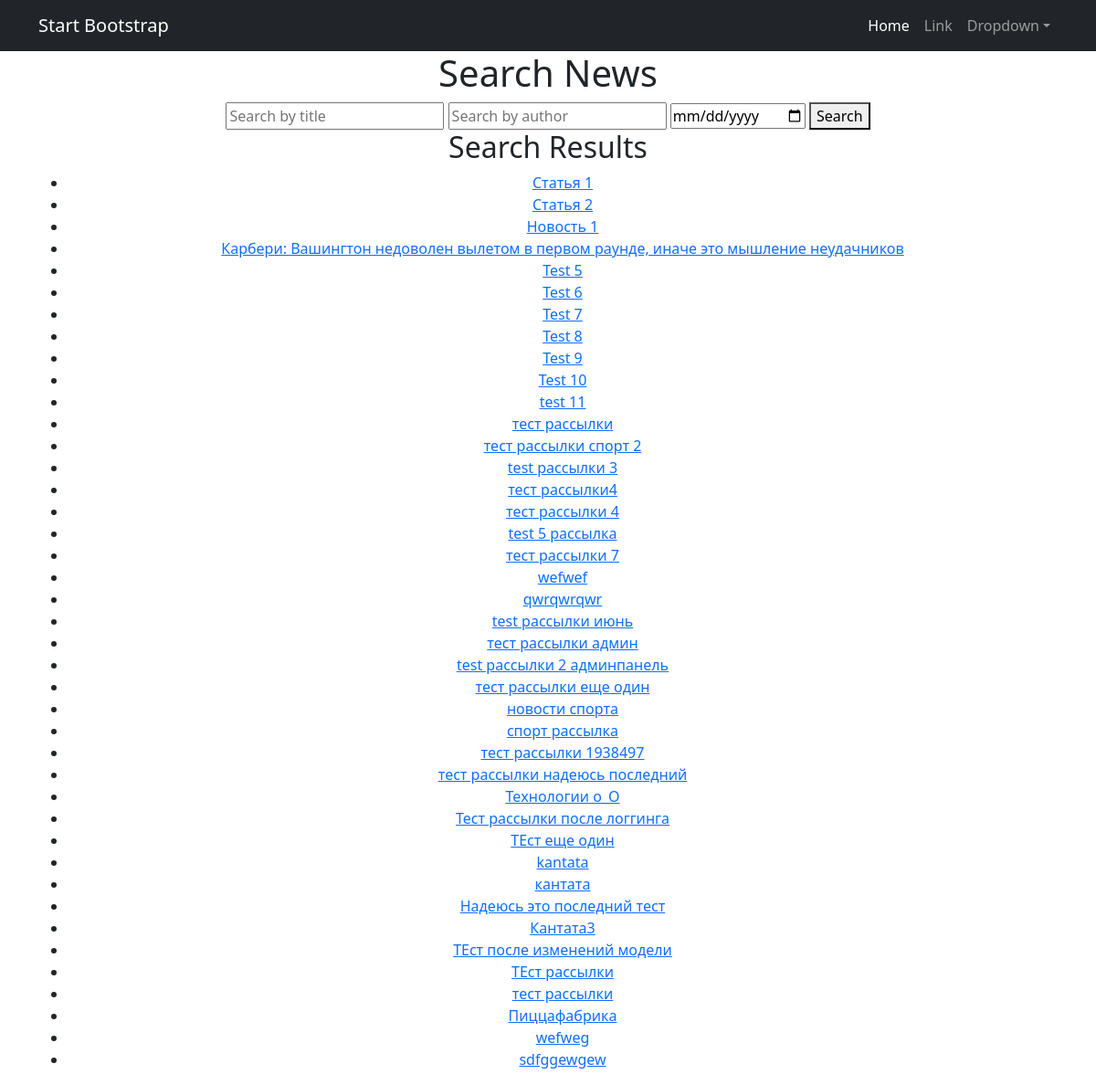
The page /news/search/ on the database as committed earlier.
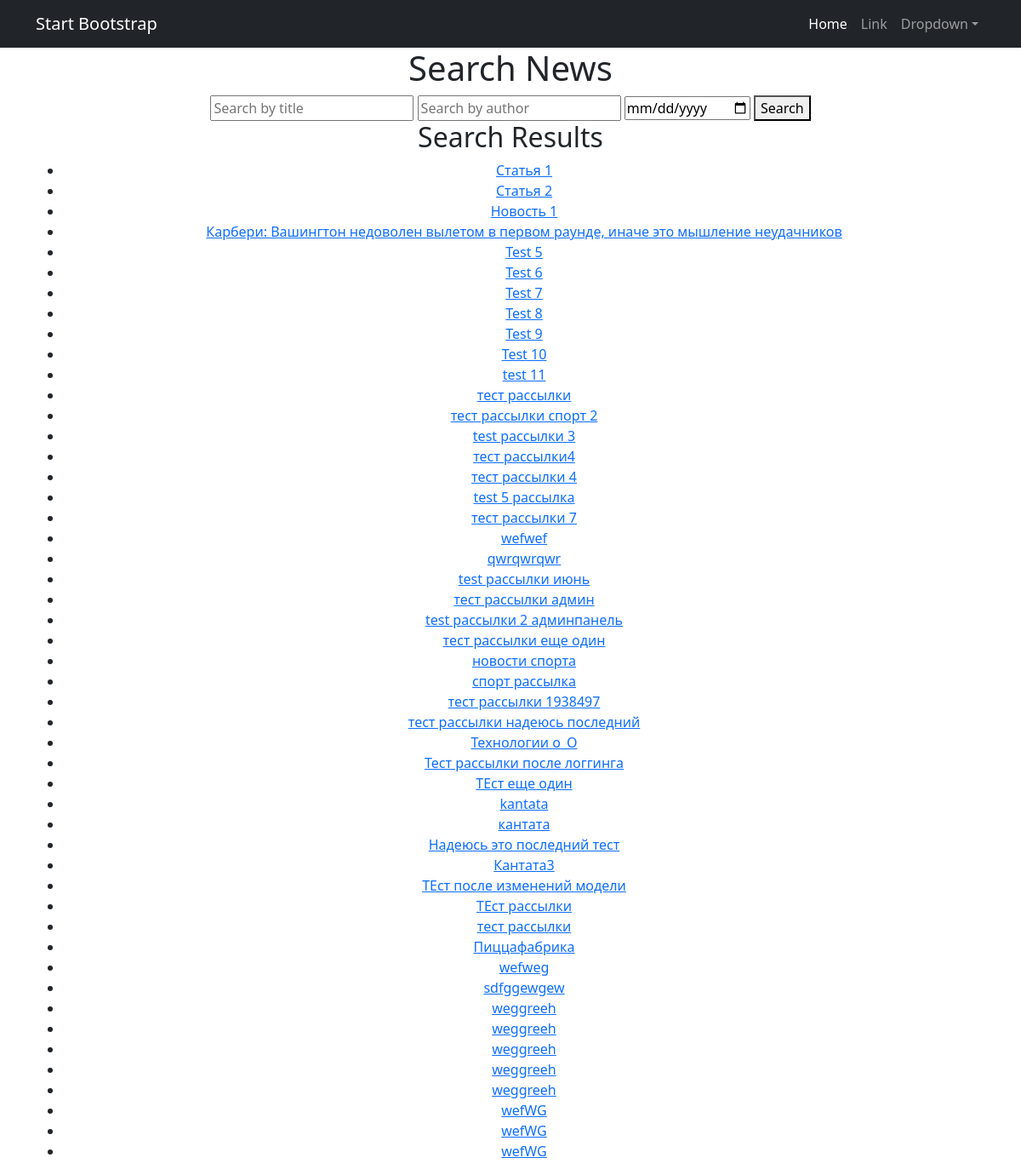
The same page on the database as committed later.
### news/models.py (models this page shows, shortened)
class Article(models.Model):
    title = models.CharField(max_length=255)
    content = models.TextField()
    category = models.ForeignKey(Category, related_name='articles', on_delete=models.CASCADE)
    created_at = models.DateTimeField(auto_now_add=True)
    class Meta:
        managed = False
        db_table = 'news_post'

### news/views.py (the view)
# urls.py: path('search/', views.news_search, name='news_search'),
def news_search(request):
    query = request.GET.get('q')
    author_username = request.GET.get('author')
    date = request.GET.get('date')
    news = Post.objects.all()
    if query:
        news = news.filter(title__icontains=query)
    if author_username:
        author = User.objects.filter(username=author_username).first()
        if author:
            news = news.filter(author=author)
        else:
            news = news.none()
    if date:
        news = news.filter(created_at__gte=date)
    return render(request, 'news/news_search.html', {'news': news})

### news/templates/news/news_search.html
{% extends 'flatpages/default.html' %}
{% load custom_filters %}
{% block content %}
<h1>Search News</h1>
<form method="GET" action="{% url 'news_search' %}">
    <input type="text" name="q" placeholder="Search by title">
    <input type="text" name="author" placeholder="Search by author">
    <input type="date" name="date" placeholder="Search by date">
    <button type="submit">Search</button>
</form>
{% if news %}
    <h2>Search Results</h2>
    <ul>
        {% for post in news %}
            <li><a href="{% url 'news_detail' post.id %}">{{ post.title }}</a></li>
        {% endfor %}
    </ul>
{% else %}
    <p>No results found.</p>
{% endif %}
{% endblock %}

### templates/flatpages/default.html (shortened to what this page needs)
{% load static %}
<!DOCTYPE html>
<html lang="en">
    <head>
        {% load static %}
        <link href="{% static 'css/styles.css' %}" rel="stylesheet" />
    </head>
    <body>
        <nav class="navbar navbar-expand-lg navbar-dark bg-dark">
            <div class="container">
                <a class="navbar-brand" href="#">Start Bootstrap</a>
                <div class="collapse navbar-collapse" id="navbarSupportedContent">
                    <ul class="navbar-nav ms-auto mb-2 mb-lg-0">
                        <li class="nav-item"><a class="nav-link active" aria-current="page" href="#">Home</a></li>
                        <li class="nav-item"><a class="nav-link" href="#">Link</a></li>
                        <li class="nav-item dropdown">
                            <a class="nav-link dropdown-toggle" id="navbarDropdown" href="#" role="button" data-bs-toggle="dropdown" aria-expanded="false">Dropdown</a>
                        </li>
                    </ul>
                </div>
            </div>
        </nav>
       <div class="container">
   <div class="row">
       <div class="col-lg-12 text-center">
           {% block content %}{% endblock content %}
       </div>
   </div>
</div>
    </body>
</html>

Rows that differ between the two databases and show on the page:
added Article: title "weggreeh"
added Article: title "weggreeh"
added Article: title "weggreeh"
added Article: title "weggreeh"
added Article: title "weggreeh"
added Article: title "wefWG"
added Article: title "wefWG"
added Article: title "wefWG"
